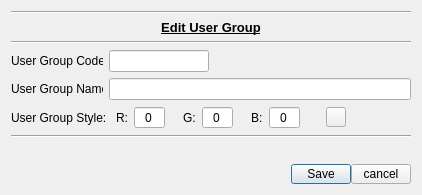
<?xml version="1.0" encoding="UTF-8"?>
<ui version="4.0">
 <class>dial_groups</class>
 <widget class="QDialog" name="dial_groups">
  <property name="geometry">
   <rect>
    <x>0</x>
    <y>0</y>
    <width>422</width>
    <height>195</height>
   </rect>
  </property>
  <property name="windowTitle">
   <string>UserGroups Dialog</string>
  </property>
  <layout class="QGridLayout" name="gridLayout">
   <item row="2" column="0">
    <widget class="Line" name="line_2">
     <property name="orientation">
      <enum>Qt::Horizontal</enum>
     </property>
    </widget>
   </item>
   <item row="0" column="0">
    <widget class="Line" name="line_3">
     <property name="orientation">
      <enum>Qt::Horizontal</enum>
     </property>
    </widget>
   </item>
   <item row="7" column="0">
    <spacer name="verticalSpacer">
     <property name="orientation">
      <enum>Qt::Vertical</enum>
     </property>
     <property name="sizeHint" stdset="0">
      <size>
       <width>20</width>
       <height>13</height>
      </size>
     </property>
    </spacer>
   </item>
   <item row="6" column="0">
    <widget class="Line" name="line">
     <property name="orientation">
      <enum>Qt::Horizontal</enum>
     </property>
    </widget>
   </item>
   <item row="8" column="0">
    <layout class="QHBoxLayout" name="hl_buttons">
     <property name="spacing">
      <number>0</number>
     </property>
     <item>
      <spacer name="horizontalSpacer">
       <property name="orientation">
        <enum>Qt::Horizontal</enum>
       </property>
       <property name="sizeHint" stdset="0">
        <size>
         <width>40</width>
         <height>10</height>
        </size>
       </property>
      </spacer>
     </item>
     <item>
      <widget class="QPushButton" name="pb_save">
       <property name="maximumSize">
        <size>
         <width>60</width>
         <height>20</height>
        </size>
       </property>
       <property name="text">
        <string>Save</string>
       </property>
      </widget>
     </item>
     <item>
      <widget class="QPushButton" name="pb_cancel">
       <property name="maximumSize">
        <size>
         <width>60</width>
         <height>20</height>
        </size>
       </property>
       <property name="text">
        <string>cancel</string>
       </property>
      </widget>
     </item>
    </layout>
   </item>
   <item row="5" column="0">
    <layout class="QHBoxLayout" name="hl_userGrpStyle">
     <item>
      <widget class="QLabel" name="l_userGrpStyle">
       <property name="minimumSize">
        <size>
         <width>92</width>
         <height>0</height>
        </size>
       </property>
       <property name="text">
        <string>User Group Style: </string>
       </property>
      </widget>
     </item>
     <item>
      <widget class="QLabel" name="l_r">
       <property name="text">
        <string>R:</string>
       </property>
      </widget>
     </item>
     <item>
      <widget class="QSpinBox" name="sb_styleR">
       <property name="minimumSize">
        <size>
         <width>30</width>
         <height>0</height>
        </size>
       </property>
       <property name="alignment">
        <set>Qt::AlignCenter</set>
       </property>
       <property name="buttonSymbols">
        <enum>QAbstractSpinBox::NoButtons</enum>
       </property>
       <property name="prefix">
        <string/>
       </property>
       <property name="maximum">
        <number>255</number>
       </property>
      </widget>
     </item>
     <item>
      <spacer name="horizontalSpacer_5">
       <property name="orientation">
        <enum>Qt::Horizontal</enum>
       </property>
       <property name="sizeType">
        <enum>QSizePolicy::Fixed</enum>
       </property>
       <property name="sizeHint" stdset="0">
        <size>
         <width>12</width>
         <height>20</height>
        </size>
       </property>
      </spacer>
     </item>
     <item>
      <widget class="QLabel" name="l_g">
       <property name="text">
        <string>G:</string>
       </property>
      </widget>
     </item>
     <item>
      <widget class="QSpinBox" name="sb_styleG">
       <property name="minimumSize">
        <size>
         <width>30</width>
         <height>0</height>
        </size>
       </property>
       <property name="alignment">
        <set>Qt::AlignCenter</set>
       </property>
       <property name="buttonSymbols">
        <enum>QAbstractSpinBox::NoButtons</enum>
       </property>
       <property name="maximum">
        <number>255</number>
       </property>
      </widget>
     </item>
     <item>
      <spacer name="horizontalSpacer_6">
       <property name="orientation">
        <enum>Qt::Horizontal</enum>
       </property>
       <property name="sizeType">
        <enum>QSizePolicy::Fixed</enum>
       </property>
       <property name="sizeHint" stdset="0">
        <size>
         <width>12</width>
         <height>20</height>
        </size>
       </property>
      </spacer>
     </item>
     <item>
      <widget class="QLabel" name="l_b">
       <property name="text">
        <string>B:</string>
       </property>
      </widget>
     </item>
     <item>
      <widget class="QSpinBox" name="sb_styleB">
       <property name="minimumSize">
        <size>
         <width>30</width>
         <height>0</height>
        </size>
       </property>
       <property name="alignment">
        <set>Qt::AlignCenter</set>
       </property>
       <property name="buttonSymbols">
        <enum>QAbstractSpinBox::NoButtons</enum>
       </property>
       <property name="maximum">
        <number>255</number>
       </property>
      </widget>
     </item>
     <item>
      <spacer name="horizontalSpacer_3">
       <property name="orientation">
        <enum>Qt::Horizontal</enum>
       </property>
       <property name="sizeType">
        <enum>QSizePolicy::Fixed</enum>
       </property>
       <property name="sizeHint" stdset="0">
        <size>
         <width>20</width>
         <height>20</height>
        </size>
       </property>
      </spacer>
     </item>
     <item>
      <widget class="QPushButton" name="pb_userGrpStyle">
       <property name="maximumSize">
        <size>
         <width>20</width>
         <height>20</height>
        </size>
       </property>
       <property name="text">
        <string/>
       </property>
       <property name="autoDefault">
        <bool>false</bool>
       </property>
       <property name="flat">
        <bool>false</bool>
       </property>
      </widget>
     </item>
     <item>
      <spacer name="horizontalSpacer_2">
       <property name="orientation">
        <enum>Qt::Horizontal</enum>
       </property>
       <property name="sizeHint" stdset="0">
        <size>
         <width>40</width>
         <height>20</height>
        </size>
       </property>
      </spacer>
     </item>
    </layout>
   </item>
   <item row="4" column="0">
    <layout class="QHBoxLayout" name="hl_userGrpName">
     <item>
      <widget class="QLabel" name="l_userGrpName">
       <property name="minimumSize">
        <size>
         <width>92</width>
         <height>0</height>
        </size>
       </property>
       <property name="maximumSize">
        <size>
         <width>90</width>
         <height>16777215</height>
        </size>
       </property>
       <property name="text">
        <string>User Group Name: </string>
       </property>
      </widget>
     </item>
     <item>
      <widget class="QLineEdit" name="le_userGrpName"/>
     </item>
    </layout>
   </item>
   <item row="3" column="0">
    <layout class="QHBoxLayout" name="hl_userGrpCode">
     <item>
      <widget class="QLabel" name="l_userGrpCode">
       <property name="minimumSize">
        <size>
         <width>92</width>
         <height>0</height>
        </size>
       </property>
       <property name="maximumSize">
        <size>
         <width>90</width>
         <height>16777215</height>
        </size>
       </property>
       <property name="text">
        <string>User Group Code: </string>
       </property>
      </widget>
     </item>
     <item>
      <widget class="QLineEdit" name="le_userGrpCode">
       <property name="minimumSize">
        <size>
         <width>100</width>
         <height>0</height>
        </size>
       </property>
       <property name="maximumSize">
        <size>
         <width>100</width>
         <height>16777215</height>
        </size>
       </property>
      </widget>
     </item>
     <item>
      <spacer name="horizontalSpacer_4">
       <property name="orientation">
        <enum>Qt::Horizontal</enum>
       </property>
       <property name="sizeHint" stdset="0">
        <size>
         <width>40</width>
         <height>20</height>
        </size>
       </property>
      </spacer>
     </item>
    </layout>
   </item>
   <item row="1" column="0">
    <widget class="QLabel" name="l_message">
     <property name="maximumSize">
      <size>
       <width>16777215</width>
       <height>16777215</height>
      </size>
     </property>
     <property name="font">
      <font>
       <pointsize>10</pointsize>
       <weight>75</weight>
       <bold>true</bold>
       <underline>true</underline>
      </font>
     </property>
     <property name="text">
      <string>Edit User Group</string>
     </property>
     <property name="alignment">
      <set>Qt::AlignCenter</set>
     </property>
    </widget>
   </item>
  </layout>
 </widget>
 <tabstops>
  <tabstop>le_userGrpCode</tabstop>
  <tabstop>le_userGrpName</tabstop>
  <tabstop>sb_styleR</tabstop>
  <tabstop>sb_styleG</tabstop>
  <tabstop>sb_styleB</tabstop>
  <tabstop>pb_save</tabstop>
  <tabstop>pb_cancel</tabstop>
 </tabstops>
 <resources/>
 <connections/>
</ui>
